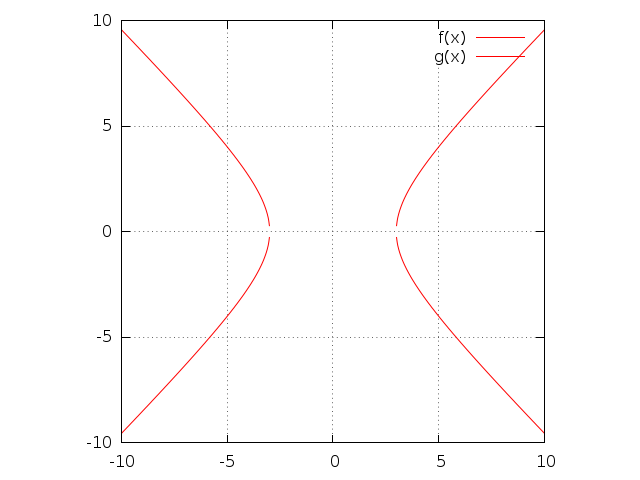

Write gnuplot code to recreate this figure.

load "lib_common.plt"
set size square 1, 1
set samples 1000
set xrange [-10 : 10]

a = 3
b = 3
f(x) = sqrt((-b**2)*(1-(x**2)/a**2))
g(x) = -sqrt((-b**2)*(1-(x**2)/a**2))
plot f(x) linestyle 1, g(x) linestyle 1
